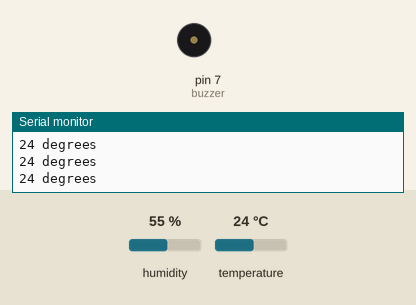
The sketch below on a simulated Arduino Uno, built with avr-gcc and run on an emulated ATmega328P. Shown: buzzer (waves = sounding), the last lines printed to the serial monitor. Inputs (shaded band) come from the test bench; at power-on: temperature 24 °C, humidity 55 %.

Above: at 1.3 s.
1.4 s: temperature set to 29 °C
3.2 s: temperature set to 32 °C
At 4.7 s:
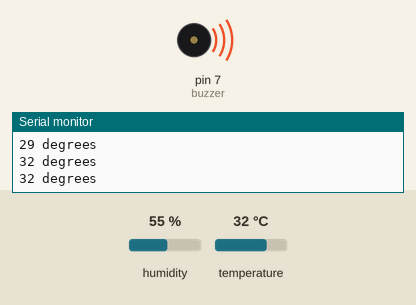
Timing chart, 0 to 6.2 s (numbered marks = the images above; inputs shaded):
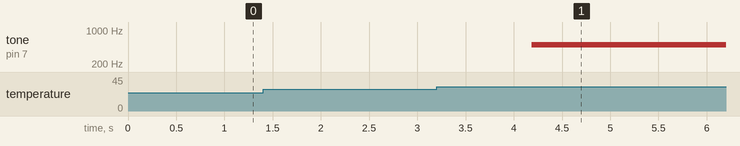

The sketch:

DHT11_with_Buzzer.ino
```cpp
/*
Aralinks Coding Education
modified 27 April 2019
by Nikko Llanes
*/


#include<dht.h>// DHT11 humidity sensor library
dht DHT; //Creating sensor object
#define DHT11_PIN 2 // Sensor is connected to Arduino pin 2

int temp;
int buzzer =7;

void setup() {
  Serial.begin(9600);
  pinMode(2,INPUT);       //DHT11
  pinMode(buzzer, OUTPUT);

}
void loop() {
  int chk = DHT.read11(DHT11_PIN); //Reading data from sensor
  temp = DHT.temperature;

  Serial.print(DHT.temperature,0);//prints obtained temperature on serial port
  Serial.println(" degrees");
  delay(500);

  if (temp > 30) {
    tone(buzzer, 500);
  }
  else {
    noTone(buzzer);
    }
}
```

Measured:
- the behaviour switches between 30 and 31 °C on temperature (found by bisection; images 0 and 1)
- after the input at 3.2 s, tone on pin 7 (buzzer): silent → 500 Hz after 0.99 s
